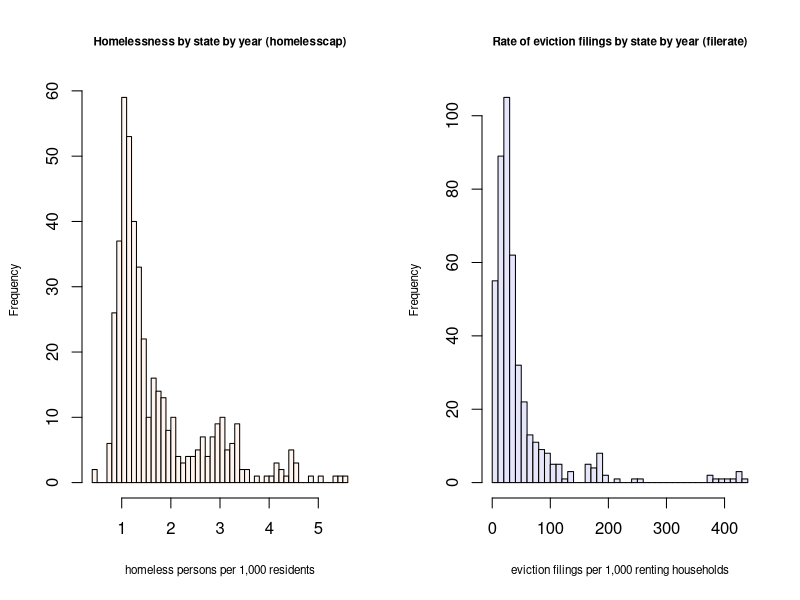
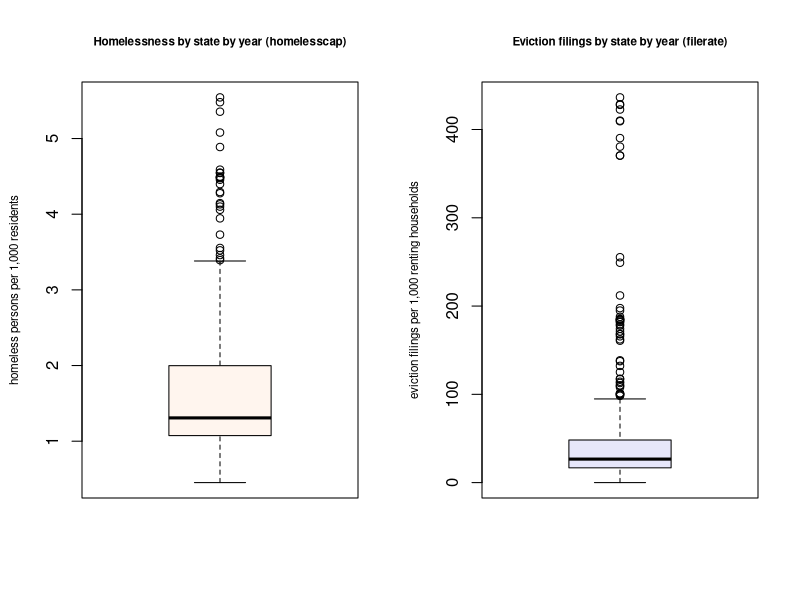
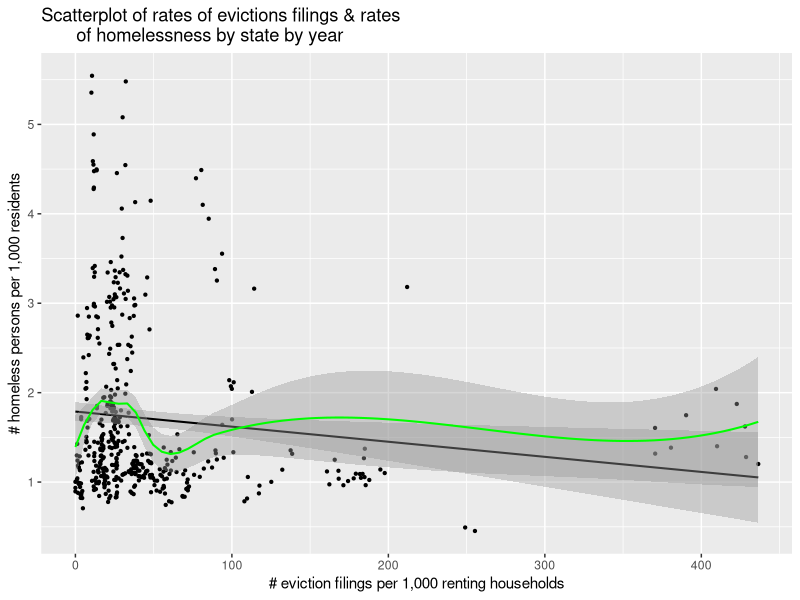

Reproduce these figures in R, in order.
library(haven)
#library(MASS)
library(ggplot2)
data = read_dta("homelesspanel.dta")

head(data)
sumstats = summary(data[c('filerate', 'homelesscap', 'chroniccap', 'red', 'blue')])
print(sumstats)

par(mfrow = c(1, 2))

hist(data$homelesscap, breaks = 40, 
     main = "Homelessness by state by year (homelesscap)", 
     xlab = 'homeless persons per 1,000 residents', 
     col = 'seashell', 
     cex.main = 0.7, 
     cex.lab = 0.7)

hist(data$filerate, breaks = 40, 
     main = 'Rate of eviction filings by state by year (filerate)', 
     xlab = 'eviction filings per 1,000 renting households', 
     col = 'lavender', 
     cex.main = 0.7, 
     cex.lab = 0.7)

par(mfrow = c(1, 2))

boxplot(data$homelesscap, 
        main = "Homelessness by state by year (homelesscap)", 
        ylab = 'homeless persons per 1,000 residents', 
        cex.main = 0.7, 
        cex.lab = 0.7, 
        col = 'seashell')

boxplot(data$filerate, 
        main = 'Eviction filings by state by year (filerate)', 
        ylab = 'eviction filings per 1,000 renting households', 
        cex.main = 0.7, 
        cex.lab = 0.7, 
        col = 'lavender')

base = ggplot(data = data, mapping = aes(x = filerate, y = homelesscap))

base + geom_point(size = 0.8) + 
  geom_smooth(method = 'lm', color = 'black', linewidth = .7) +
  geom_smooth(color = 'green', linewidth = .7) +
  labs(title = 'Scatterplot of rates of evictions filings & rates 
       of homelessness by state by year') +
  ylab('# homeless persons per 1,000 residents') +
  xlab('# eviction filings per 1,000 renting households')
